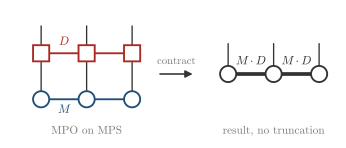

The script that drew this image:
"""Session 7, quiz of 7.9, an MPO acting on an MPS, drawn as a tensor diagram, with the bond dimensions that multiply."""
import os, sys
sys.path.insert(0, os.path.join(os.path.dirname(os.path.abspath(__file__)), '..'))
import numpy as np
import style
from matplotlib.patches import Circle, Rectangle, FancyArrowPatch

fig, ax = style.plt.subplots(figsize=(style.WIDTH_CM * 0.78 * style.CM, 5.6 * style.CM))
ax.set_xlim(-0.8, 12.4); ax.set_ylim(-1.7, 3.7); ax.set_aspect('equal'); ax.axis('off')
xs = [0.6, 2.4, 4.2]
# left: the MPO (squares, bond D) on top of the MPS (circles, bond M), joined by the physical legs
for x in xs:
    ax.plot([x, x], [2.1, 2.9], color=style.INK, lw=1.0)              # outgoing physical leg of the MPO
    ax.plot([x, x], [0.3, 1.5], color=style.INK, lw=1.0)              # physical leg shared, summed over
    ax.add_patch(Rectangle((x - 0.32, 1.5), 0.64, 0.64, facecolor='white', edgecolor=style.BROKEN, lw=1.4, zorder=3))
    ax.add_patch(Circle((x, 0.0), 0.32, facecolor='white', edgecolor=style.ACCENT, lw=1.4, zorder=3))
for a, b in zip(xs[:-1], xs[1:]):
    ax.plot([a + 0.32, b - 0.32], [1.82, 1.82], color=style.BROKEN, lw=1.4)
    ax.plot([a + 0.32, b - 0.32], [0.0, 0.0], color=style.ACCENT, lw=1.4)
style.label(ax, 1.5, 1.82 + 0.45, r'$D$', color=style.BROKEN, fontsize=9)
style.label(ax, 1.5, -0.42, r'$M$', color=style.ACCENT, fontsize=9)
style.label(ax, 2.4, -1.25, r'MPO on MPS', fontsize=8.5, color=style.MUTED)
ax.add_patch(FancyArrowPatch((5.2, 1.0), (6.7, 1.0), arrowstyle='-|>', mutation_scale=11, color=style.INK, lw=1.2))
style.label(ax, 5.95, 1.5, 'contract', fontsize=8, color=style.MUTED)
# right: the result, one tensor per site with the two bonds fused
xr = [8.0, 9.8, 11.6]
for x in xr:
    ax.plot([x, x], [1.0 + 0.3, 2.2], color=style.INK, lw=1.0)
    ax.add_patch(Circle((x, 1.0), 0.32, facecolor='white', edgecolor=style.INK, lw=1.4, zorder=3))
for a, b in zip(xr[:-1], xr[1:]):
    ax.plot([a + 0.32, b - 0.32], [1.0, 1.0], color=style.INK, lw=2.8)
    style.label(ax, (a + b) / 2, 1.5, r'$M\cdot D$', color=style.INK, fontsize=9)
style.label(ax, 9.8, -1.25, r'result, no truncation', fontsize=8.5, color=style.MUTED)
style.save(fig, __file__)
